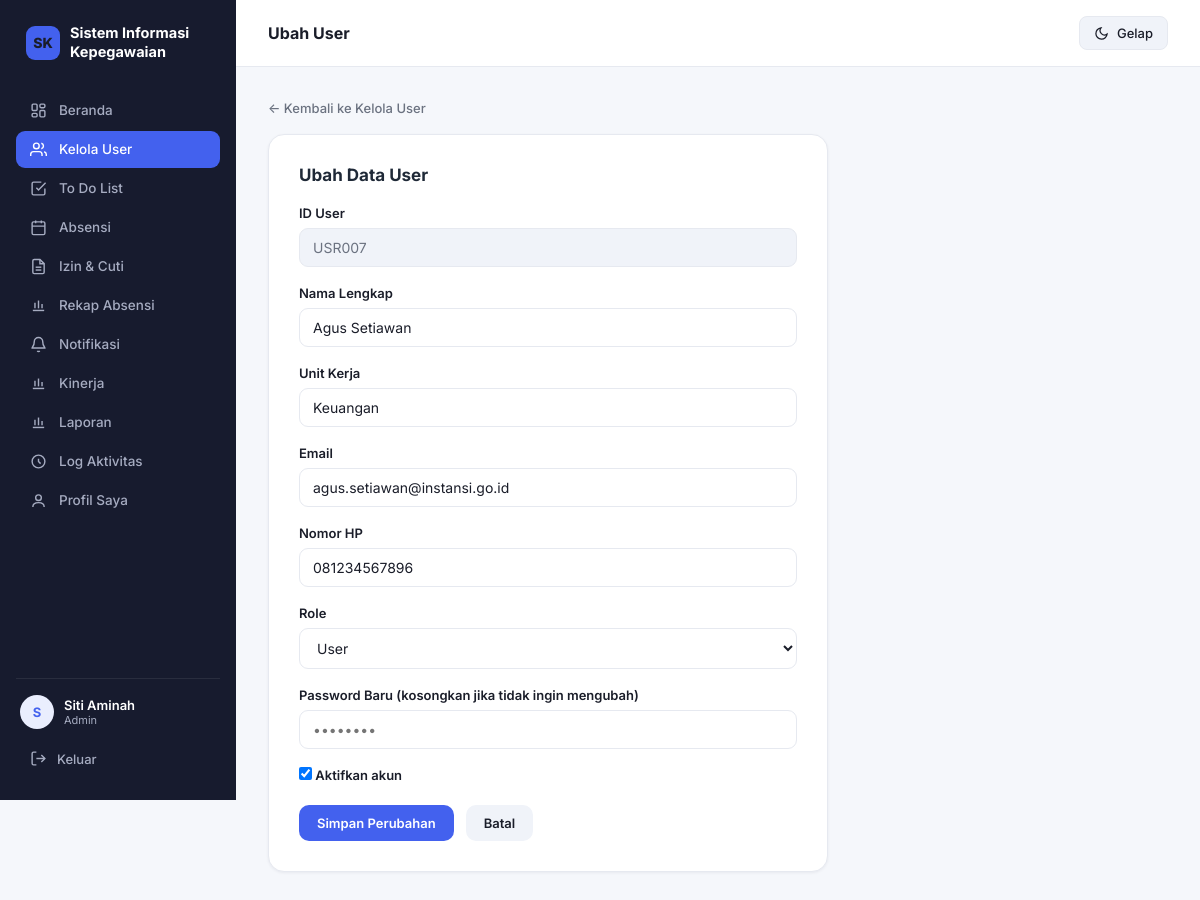
Screenshot of /ubah_user.php?id=USR007 (signed in) with the database file from the repository.
### tables this page shows
CREATE TABLE `users` (
  `id` VARCHAR(50) NOT NULL,
  `nama` VARCHAR(100) NOT NULL,
  `unit_kerja` VARCHAR(100) NOT NULL,
  `email` VARCHAR(100) NOT NULL,
  `nomor_hp` VARCHAR(20) NOT NULL,
  `role` ENUM('super_admin','admin','user') NOT NULL DEFAULT 'user',
  `password` VARCHAR(255) NOT NULL,
  `aktif` TINYINT(1) NOT NULL DEFAULT 1,
  `email_terverifikasi` TINYINT(1) NOT NULL DEFAULT 0,
  `token_verifikasi` VARCHAR(64) DEFAULT NULL,
  `token_reset` VARCHAR(64) DEFAULT NULL,
  `token_reset_kadaluarsa` DATETIME DEFAULT NULL,
  `created_at` TIMESTAMP NOT NULL DEFAULT CURRENT_TIMESTAMP,
  `updated_at` TIMESTAMP NOT NULL DEFAULT CURRENT_TIMESTAMP ON UPDATE CURRENT_TIMESTAMP,
  PRIMARY KEY (`id`),
  UNIQUE KEY `uk_users_email` (`email`),
  KEY `idx_users_role` (`role`),
  KEY `idx_users_token_verifikasi` (`token_verifikasi`),
  KEY `idx_users_token_reset` (`token_reset`)
);

### db.php (called while the page is built, shortened)
<?php
function db_prepare(mysqli $koneksi, string $sql): mysqli_stmt
{
    $stmt = mysqli_prepare($koneksi, $sql);
    return $stmt;
}
function db_result(mysqli_stmt $stmt): mysqli_result
{
    $hasil = mysqli_stmt_get_result($stmt);
    return $hasil;
}
function db_fetch(mysqli_result $hasil): array
{
    $baris = mysqli_fetch_assoc($hasil);
    return is_array($baris) ? $baris : [];
}

### ubah_user.php (the view, shortened to what this page needs)
<?php
require_once "config/koneksi.php";
$id = $_GET['id'] ?? '';
$stmt = db_prepare($koneksi, "SELECT * FROM users WHERE id = ?");
mysqli_stmt_bind_param($stmt, "s", $id);
mysqli_stmt_execute($stmt);
$result = db_result($stmt);
$user = db_fetch($result);
?>
<!DOCTYPE html>
<html lang="id">
<head>
    <link rel="stylesheet" href="assets/css/style.css">
</head>
<body>
    <div class="app-shell">
    <?php include 'includes/sidebar.php'; ?>
    <div class="main-area">
        <div class="topbar">
            <div class="topbar-title">Ubah User</div>
            <div class="topbar-right">
                <button class="theme-toggle" onclick="toggleTheme()" type="button">
                    <span class="theme-toggle-icon"></span><span class="theme-toggle-label">Gelap</span>
                </button>
            </div>
        </div>
<div class="container">
        <a href="kelola_user.php" class="back-link">&larr; Kembali ke Kelola User</a>
        <div class="form-box">
            <h2 style="margin-bottom:20px; color:#1f2937;">Ubah Data User</h2>
            <form method="POST" action="ubah_user.php?id=<?= urlencode($user['id']) ?>">
                <div class="form-row">
                    <label>ID User</label>
                    <input type="text" value="<?= htmlspecialchars($user['id']) ?>" disabled>
                </div>
                <div class="form-row">
                    <label>Nama Lengkap</label>
                    <input type="text" name="nama" value="<?= htmlspecialchars($user['nama']) ?>" required>
                </div>
                <div class="form-row">
                    <label>Unit Kerja</label>
                    <input type="text" name="unit_kerja" value="<?= htmlspecialchars($user['unit_kerja']) ?>" autocomplete="off" required>
                </div>
                <div class="form-row">
                    <label>Email</label>
                    <input type="email" name="email" value="<?= htmlspecialchars($user['email']) ?>" required>
                </div>
                <div class="form-row">
                    <label>Nomor HP</label>
                    <input type="text" name="nomor_hp" value="<?= htmlspecialchars($user['nomor_hp']) ?>" pattern="\+?[0-9]{9,15}" title="Hanya angka, 9-15 digit, boleh diawali +" required>
                </div>
                <div class="form-row">
                    <label>Role</label>
                    <select name="role" required>
                        <option value="user" <?= $user['role'] === 'user' ? 'selected' : '' ?>>User</option>
                    </select>
                </div>
                <div class="form-row">
                    <label>Password Baru (kosongkan jika tidak ingin mengubah)</label>
                    <input type="password" name="password" placeholder="••••••••" minlength="6" title="Minimal 6 karakter">
                </div>
                <div class="form-row">
                    <label>
                        <input type="checkbox" name="aktif" <?= $user['aktif'] ? 'checked' : '' ?> style="width:auto; display:inline-block;"> Aktifkan akun
                    </label>
                </div>
                <div class="form-actions">
                    <button type="submit" class="btn-primary">Simpan Perubahan</button>
                    <a href="kelola_user.php" class="btn-cancel">Batal</a>
                </div>
            </form>
        </div>
    </div>
    </div>
</div>
</body>
</html>

### style.css (style rules this page uses)
:root, :root[data-theme="light"] { --bg: #F5F7FB; --surface: #FFFFFF; --surface-alt: #F0F3F9; --border: #E6E9F0; --text: #1A1D29; --text-muted: #6B7280; --primary: #4361EE; --primary-dark: #3145C4; --primary-soft: #EAEEFE; --success: #16A34A; --success-soft: #E9F9EF; --danger: #E11D48; --danger-soft: #FDECEF; --warning: #D97706; --warning-soft: #FEF3E2; --shadow: 0 8px 24px rgba(20,25,50,0.08); --shadow-sm: 0 1px 3px rgba(20,25,50,0.06); --sidebar-bg: #171B2E; --sidebar-text: #A6ACC1; --sidebar-text-active: #FFFFFF; }
* { margin: 0; padding: 0; box-sizing: border-box; }
html { color-scheme: light dark; }
body { font-family: 'Inter', -apple-system, sans-serif; color: var(--text); background: var(--bg); transition: background 0.2s ease, color 0.2s ease; font-size: 14px; }
a { color: inherit; text-decoration: none; }
button { font-family: inherit; cursor: pointer; }
.theme-toggle { display: flex; align-items: center; gap: 8px; background: var(--surface-alt); border: 1px solid var(--border); color: var(--text); padding: 8px 14px; border-radius: 8px; font-size: 13px; font-weight: 500; transition: 0.15s; }
.theme-toggle-icon { width: 15px; height: 15px; display: inline-flex; }
.app-shell { display: flex; min-height: 100vh; }
.main-area { flex: 1; min-width: 0; }
.topbar { background: var(--surface); border-bottom: 1px solid var(--border); padding: 16px 32px; display: flex; justify-content: space-between; align-items: center; position: sticky; top: 0; z-index: 10; gap: 12px; flex-wrap: wrap; }
.topbar-title { font-size: 16px; font-weight: 700; color: var(--text); }
.topbar-right { display: flex; align-items: center; gap: 14px; }
.container { max-width: 1180px; margin: 0 auto; padding: 32px; }
.btn-primary { background: var(--primary); color: #fff; padding: 10px 18px; border: none; border-radius: 10px; font-size: 13px; font-weight: 600; display: inline-block; transition: 0.15s; }
.back-link { display: inline-flex; align-items: center; gap: 6px; margin-bottom: 18px; color: var(--text-muted); font-size: 13px; font-weight: 500; transition: 0.15s; }
.form-box { background: var(--surface); border: 1px solid var(--border); border-radius: 16px; padding: 30px; max-width: 560px; box-shadow: var(--shadow-sm); }
.form-box h2 { font-size: 17px; font-weight: 700; color: var(--text); }
.form-row { margin-bottom: 18px; }
.form-row label { display: block; font-size: 13px; font-weight: 600; color: var(--text); margin-bottom: 7px; }
.form-row input, .form-row select { width: 100%; padding: 10px 13px; border: 1.5px solid var(--border); border-radius: 9px; font-size: 14px; font-family: 'Inter', sans-serif; background: var(--surface); color: var(--text); outline: none; transition: 0.15s; }
.form-row input:disabled { background: var(--surface-alt); color: var(--text-muted); }
.form-actions { display: flex; gap: 12px; margin-top: 22px; align-items: center; }
.btn-cancel { background: var(--surface-alt); color: var(--text); padding: 10px 18px; border-radius: 10px; font-size: 13px; font-weight: 600; }

### rows the page displays
users: id "USR007", nama "Agus Setiawan", unit_kerja "Keuangan", email "agus.setiawan@instansi.go.id", nomor_hp "081234567896", role "User", aktif "☑"

### other values shown
substr($_SESSION['nama'], 0, 1) "S"
$_SESSION['nama'] "Siti Aminah"
str_replace('_', ' ', $_SESSION['role']) "Admin"
